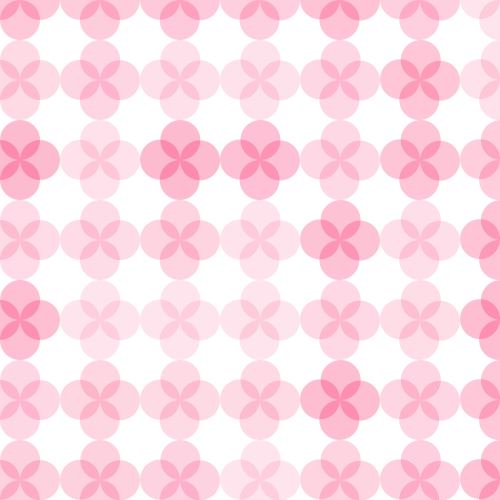
Frame 1 (no input)
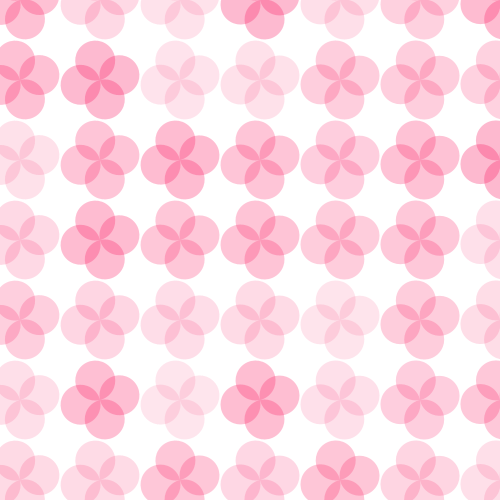
Frame 60 (the mouse pressed at the canvas centre just before this capture)
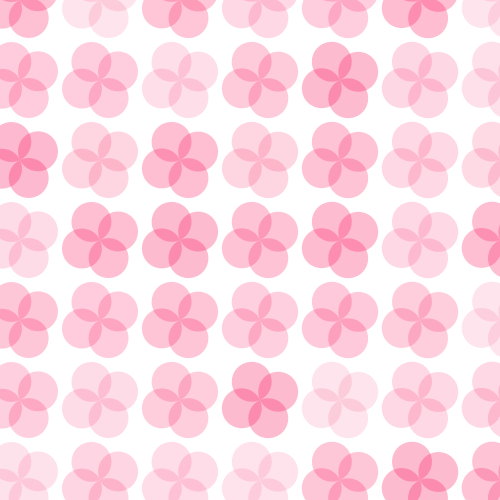
Frame 120 (the mouse held since frame 60 and released just before this capture)

The Processing sketch that drew these frames (run headless with seeded random() and noise(); from frame 60 on, the mouse is pressed at the canvas centre):

// Processing sketch: processing_149628
// ── processing_149628.pde

float angle = 0;

void setup(){
  size(500, 500);
  background (255);
}

void draw(){
background(255);
for (float i = 0; i< width; i += 80 ){
  for (float i2 = 0; i2< width; i2 +=80){
  int j = int(random(30,80));
  flower(20+i,i2, j);
    }
  }
}


void flower(float x, float y, int aa){
pushMatrix();
translate(x,y);
rotate(angle);
noStroke();
fill(250,30,100,aa);
ellipse(0, 20, 40, 40);
ellipse(20, 0, 40, 40);
ellipse(-20, 0, 40, 40);
ellipse(0, -20, 40, 40);
angle += 0.001;
popMatrix();
}
